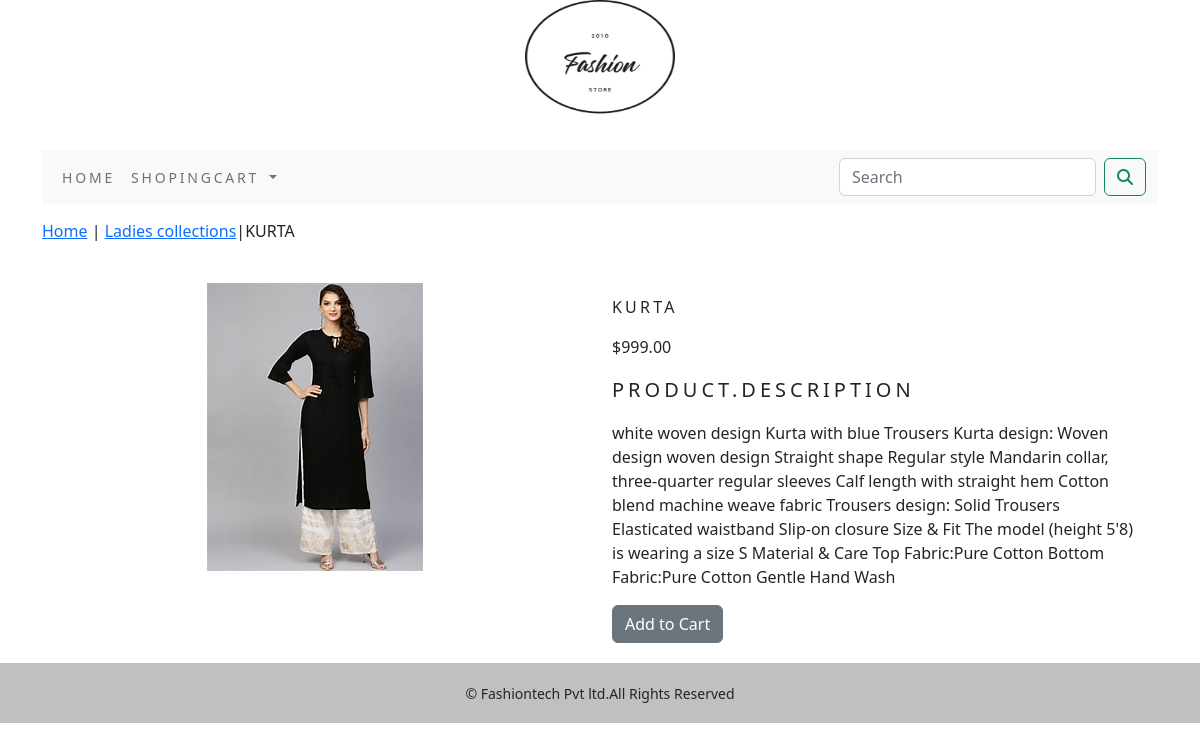
Page /shopingcart/ladies-collections/kurta/ on the committed database.
### shopingcart/models.py (models this page shows, shortened)
class Product(models.Model):
    name=models.CharField(max_length=250,unique=True)
    slug=models.SlugField(max_length=250,unique=True)
    description=models.TextField(blank=True)
    price=models.DecimalField(max_digits=10,decimal_places=2)
    category=models.ForeignKey(Category,on_delete=models.CASCADE)
    image=models.ImageField(upload_to='product',blank=True)
    stock=models.IntegerField()
    available=models.BooleanField(default=True)
    created=models.DateTimeField(auto_now_add=True)
    updated=models.DateTimeField(auto_now=True)
    class Meta:
        ordering = ('name',)
        verbose_name = 'product'
        verbose_name_plural = 'products'

class Category(models.Model):
    name=models.CharField(max_length=250,unique=True)
    slug=models.SlugField(max_length=250,unique=True)
    description=models.TextField(blank=True)
    image=models.ImageField(upload_to='category',blank=True)
    class Meta:
        ordering=('name',)
        verbose_name='category'
        verbose_name_plural='categories'
    def get_url(self):
        return reverse('shopingcart:products_by_category',args=[self.slug])
    def __str__(self):
        return '{}'.format(self.name)

### shopingcart/views.py (the view)
# urls.py: path('<slug:c_slug>/<slug:product_slug>/',views.ProDetail,name='prodCatDetail')
def ProDetail(request,c_slug,product_slug):
    try:
        product=Product.objects.get(category__slug=c_slug,slug=product_slug)
    except Exception as e:
        raise e
    return render(request,'product.html',{'product':product})

### cart/context_processors.py (called while the page is built)
def counter(request):
    item_count=0
    if 'admin' in request.path:
        return {}
    else:
        try:
            cart=Cart.objects.filter(cart_id=cart_id(request))
            cart_items=CartItem.objects.all().filter(cart=cart[:1])
            for cart_item in cart_items:
                item_count += cart_item.quantity
        except Cart.DoesNotExist:
            item_count=0
        return dict(item_count=item_count)

### cart/views.py (called while the page is built)
def cart_id(request):
    cart = request.session.session_key
    if not cart:
        cart = request.session.create()
    return cart

### shopingcart/context_processors.py (called while the page is built)
def menu_links(request):
    links=Category.objects.all()
    return dict(links=links)

### template/product.html (shortened to what this page needs)
{% extends 'base.html' %}
{% load static %}
{% block content %}
<div class="row my_prod_row_class">
    <div class= mx_auto">
        <p> <a href="{% url 'shopingcart:allProduCat' %}">Home</a> | <a href="{{product.categoty.get_url}}">{{product.category}}</a>|{{product.name}}</p></a>
    </div>
<div class="container">
<br>
<div class="row">
    <div class="col-12 col-sm-12 col-md-12 col-lg-6 text-center">
        <div style="min-width:18rem">
            <img src="{{product.image.url}}" alt="{{product.name}}">
        </div>
    </div>
        <div class="col-12 col-sm-12 col-md-12 col-lg-6">
            <div>
             <h1 class="my_prod_title"> {{product.name}}</h1>
             <p>${{product.price}}</p>
             <p class="my_title">Product.Description</p>
             <p class="text-justify my_prod_text">{{product.description}}</p>
             {% if product.stock <= 0 %}
             <p class="text_justify my_prod_text"><b>Out of stock</b></p>
             {% else %}
             <a class="btn btn-secondary"href="{% url 'cart:add_cart' product.id %}">Add to Cart</a>
              {% endif %}
    </div>
    </div>
</div>
</div>
</div>
{% endblock %}

### static/css/custom.css (style rules this page uses)
body { font-family: 'Roboto', sans-serif; }
.my_title { font-size:20px; text-transform:uppercase; letter-spacing:.2em; }
.my_prod_row_class { padding-top:15px; padding-bottom:20px; }
.my_prod_title { font-size:16px; text-transform:uppercase; letter-spacing:.2em; padding-top:15px; padding-bottom:10px; }
.my_prod_text { padding-right:20px; }

### rows in the picture
Product: category "Ladies collections", name "KURTA", image (picture), price "999.00", description "white woven design Kurta with blue Trousers Kurta design: Woven design woven design Straight shape Regular style Mandarin collar, three-quarter regular sleeves Calf length with straight hem Cotton blend machine weave fabric Trousers design: Solid Trousers Elasticated waistband Slip-on closure Size & Fit The model (height 5'8) is wearing a size S Material & Care Top Fabric:Pure Cotton Bottom Fabric:Pure Cotton Gentle Hand Wash"
